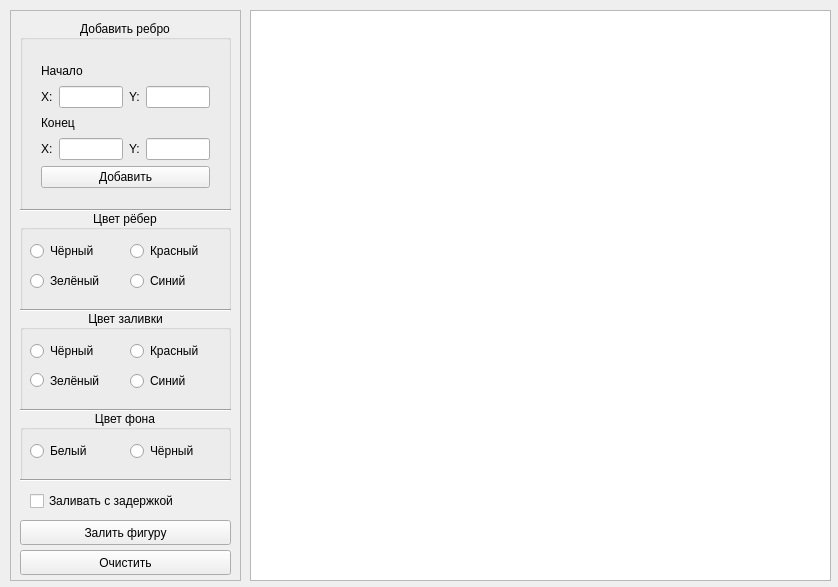
<?xml version="1.0" encoding="UTF-8"?>
<ui version="4.0">
 <class>MainWindow</class>
 <widget class="QMainWindow" name="MainWindow">
  <property name="geometry">
   <rect>
    <x>0</x>
    <y>0</y>
    <width>838</width>
    <height>587</height>
   </rect>
  </property>
  <property name="windowTitle">
   <string>Заполнение фигуры</string>
  </property>
  <widget class="QWidget" name="centralWidget">
   <widget class="QFrame" name="frame">
    <property name="geometry">
     <rect>
      <x>10</x>
      <y>10</y>
      <width>231</width>
      <height>571</height>
     </rect>
    </property>
    <property name="frameShape">
     <enum>QFrame::StyledPanel</enum>
    </property>
    <property name="frameShadow">
     <enum>QFrame::Raised</enum>
    </property>
    <widget class="QGroupBox" name="groupBox">
     <property name="geometry">
      <rect>
       <x>10</x>
       <y>10</y>
       <width>211</width>
       <height>191</height>
      </rect>
     </property>
     <property name="font">
      <font>
       <pointsize>9</pointsize>
      </font>
     </property>
     <property name="title">
      <string>Добавить ребро</string>
     </property>
     <property name="alignment">
      <set>Qt::AlignCenter</set>
     </property>
     <widget class="QWidget" name="verticalLayoutWidget">
      <property name="geometry">
       <rect>
        <x>10</x>
        <y>30</y>
        <width>191</width>
        <height>149</height>
       </rect>
      </property>
      <layout class="QVBoxLayout" name="verticalLayout">
       <item>
        <widget class="QLabel" name="label">
         <property name="text">
          <string>Начало</string>
         </property>
        </widget>
       </item>
       <item>
        <layout class="QHBoxLayout" name="horizontalLayout">
         <item>
          <widget class="QLabel" name="label_2">
           <property name="text">
            <string>X:</string>
           </property>
          </widget>
         </item>
         <item>
          <widget class="QLineEdit" name="lineEdit_add_xs"/>
         </item>
         <item>
          <widget class="QLabel" name="label_3">
           <property name="text">
            <string>Y:</string>
           </property>
          </widget>
         </item>
         <item>
          <widget class="QLineEdit" name="lineEdit_add_ys"/>
         </item>
        </layout>
       </item>
       <item>
        <widget class="QLabel" name="label_4">
         <property name="text">
          <string>Конец</string>
         </property>
        </widget>
       </item>
       <item>
        <layout class="QHBoxLayout" name="horizontalLayout_3">
         <item>
          <widget class="QLabel" name="label_7">
           <property name="text">
            <string>X:</string>
           </property>
          </widget>
         </item>
         <item>
          <widget class="QLineEdit" name="lineEdit_add_xe"/>
         </item>
         <item>
          <widget class="QLabel" name="label_8">
           <property name="text">
            <string>Y:</string>
           </property>
          </widget>
         </item>
         <item>
          <widget class="QLineEdit" name="lineEdit_add_ye"/>
         </item>
        </layout>
       </item>
       <item>
        <widget class="QPushButton" name="btn_add_edge">
         <property name="text">
          <string>Добавить</string>
         </property>
        </widget>
       </item>
      </layout>
     </widget>
    </widget>
    <widget class="Line" name="line">
     <property name="geometry">
      <rect>
       <x>10</x>
       <y>190</y>
       <width>211</width>
       <height>21</height>
      </rect>
     </property>
     <property name="orientation">
      <enum>Qt::Horizontal</enum>
     </property>
    </widget>
    <widget class="QGroupBox" name="groupBox_2">
     <property name="geometry">
      <rect>
       <x>10</x>
       <y>200</y>
       <width>211</width>
       <height>101</height>
      </rect>
     </property>
     <property name="font">
      <font>
       <pointsize>9</pointsize>
      </font>
     </property>
     <property name="title">
      <string>Цвет рёбер</string>
     </property>
     <property name="alignment">
      <set>Qt::AlignCenter</set>
     </property>
     <widget class="QRadioButton" name="rbtn_edge_black">
      <property name="geometry">
       <rect>
        <x>10</x>
        <y>30</y>
        <width>91</width>
        <height>22</height>
       </rect>
      </property>
      <property name="text">
       <string>Чёрный</string>
      </property>
     </widget>
     <widget class="QRadioButton" name="rbtn_edge_red">
      <property name="geometry">
       <rect>
        <x>110</x>
        <y>30</y>
        <width>91</width>
        <height>22</height>
       </rect>
      </property>
      <property name="text">
       <string>Красный</string>
      </property>
     </widget>
     <widget class="QRadioButton" name="rbtn_edge_green">
      <property name="geometry">
       <rect>
        <x>10</x>
        <y>60</y>
        <width>91</width>
        <height>22</height>
       </rect>
      </property>
      <property name="text">
       <string>Зелёный</string>
      </property>
     </widget>
     <widget class="QRadioButton" name="rbtn_edge_blue">
      <property name="geometry">
       <rect>
        <x>110</x>
        <y>60</y>
        <width>101</width>
        <height>22</height>
       </rect>
      </property>
      <property name="text">
       <string>Синий</string>
      </property>
     </widget>
    </widget>
    <widget class="Line" name="line_2">
     <property name="geometry">
      <rect>
       <x>10</x>
       <y>290</y>
       <width>211</width>
       <height>21</height>
      </rect>
     </property>
     <property name="orientation">
      <enum>Qt::Horizontal</enum>
     </property>
    </widget>
    <widget class="QGroupBox" name="groupBox_3">
     <property name="geometry">
      <rect>
       <x>10</x>
       <y>300</y>
       <width>211</width>
       <height>101</height>
      </rect>
     </property>
     <property name="font">
      <font>
       <pointsize>9</pointsize>
      </font>
     </property>
     <property name="title">
      <string>Цвет заливки</string>
     </property>
     <property name="alignment">
      <set>Qt::AlignCenter</set>
     </property>
     <widget class="QRadioButton" name="rbtn_fill_black">
      <property name="geometry">
       <rect>
        <x>10</x>
        <y>30</y>
        <width>91</width>
        <height>22</height>
       </rect>
      </property>
      <property name="text">
       <string>Чёрный</string>
      </property>
     </widget>
     <widget class="QRadioButton" name="rbtn_fill_red">
      <property name="geometry">
       <rect>
        <x>110</x>
        <y>30</y>
        <width>91</width>
        <height>22</height>
       </rect>
      </property>
      <property name="text">
       <string>Красный</string>
      </property>
     </widget>
     <widget class="QRadioButton" name="rbtn_fill_green">
      <property name="geometry">
       <rect>
        <x>10</x>
        <y>60</y>
        <width>91</width>
        <height>21</height>
       </rect>
      </property>
      <property name="text">
       <string>Зелёный</string>
      </property>
     </widget>
     <widget class="QRadioButton" name="rbtn_fill_blue">
      <property name="geometry">
       <rect>
        <x>110</x>
        <y>60</y>
        <width>91</width>
        <height>22</height>
       </rect>
      </property>
      <property name="text">
       <string>Синий</string>
      </property>
     </widget>
    </widget>
    <widget class="Line" name="line_3">
     <property name="geometry">
      <rect>
       <x>10</x>
       <y>390</y>
       <width>211</width>
       <height>21</height>
      </rect>
     </property>
     <property name="orientation">
      <enum>Qt::Horizontal</enum>
     </property>
    </widget>
    <widget class="QCheckBox" name="checkBox_sleep">
     <property name="geometry">
      <rect>
       <x>20</x>
       <y>480</y>
       <width>191</width>
       <height>22</height>
      </rect>
     </property>
     <property name="font">
      <font>
       <pointsize>9</pointsize>
      </font>
     </property>
     <property name="text">
      <string>Заливать с задержкой</string>
     </property>
    </widget>
    <widget class="QPushButton" name="btn_fill_figure">
     <property name="geometry">
      <rect>
       <x>10</x>
       <y>510</y>
       <width>211</width>
       <height>25</height>
      </rect>
     </property>
     <property name="text">
      <string>Залить фигуру</string>
     </property>
    </widget>
    <widget class="QPushButton" name="btn_clear_figure">
     <property name="geometry">
      <rect>
       <x>10</x>
       <y>540</y>
       <width>211</width>
       <height>25</height>
      </rect>
     </property>
     <property name="text">
      <string>Очистить</string>
     </property>
    </widget>
    <widget class="QGroupBox" name="groupBox_4">
     <property name="geometry">
      <rect>
       <x>10</x>
       <y>400</y>
       <width>211</width>
       <height>71</height>
      </rect>
     </property>
     <property name="font">
      <font>
       <pointsize>9</pointsize>
      </font>
     </property>
     <property name="title">
      <string>Цвет фона</string>
     </property>
     <property name="alignment">
      <set>Qt::AlignCenter</set>
     </property>
     <widget class="QRadioButton" name="radioButton">
      <property name="geometry">
       <rect>
        <x>10</x>
        <y>30</y>
        <width>97</width>
        <height>22</height>
       </rect>
      </property>
      <property name="text">
       <string>Белый</string>
      </property>
     </widget>
     <widget class="QRadioButton" name="radioButton_2">
      <property name="geometry">
       <rect>
        <x>110</x>
        <y>30</y>
        <width>97</width>
        <height>22</height>
       </rect>
      </property>
      <property name="text">
       <string>Чёрный</string>
      </property>
     </widget>
    </widget>
    <widget class="Line" name="line_4">
     <property name="geometry">
      <rect>
       <x>10</x>
       <y>460</y>
       <width>211</width>
       <height>21</height>
      </rect>
     </property>
     <property name="orientation">
      <enum>Qt::Horizontal</enum>
     </property>
    </widget>
   </widget>
   <widget class="QGraphicsView" name="graphicsView">
    <property name="geometry">
     <rect>
      <x>250</x>
      <y>10</y>
      <width>581</width>
      <height>571</height>
     </rect>
    </property>
   </widget>
  </widget>
 </widget>
 <layoutdefault spacing="6" margin="11"/>
 <resources/>
 <connections/>
</ui>
